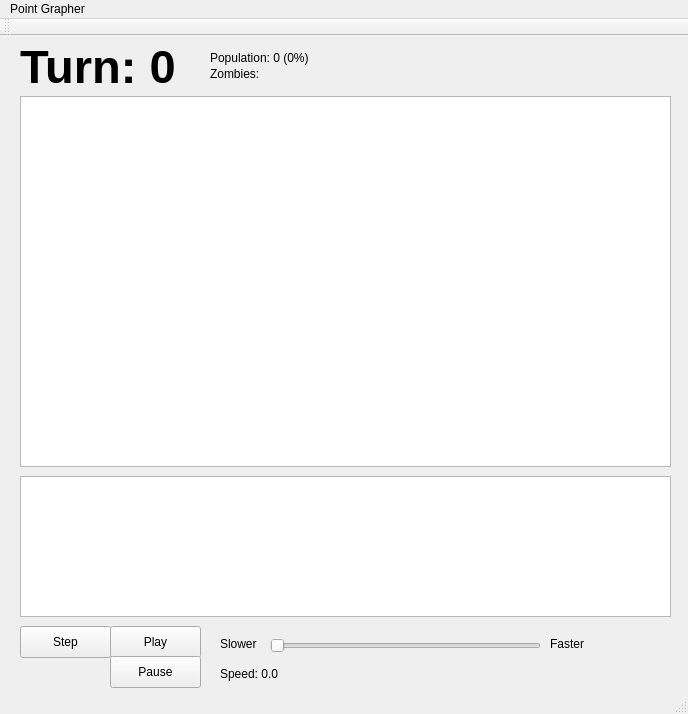
<?xml version="1.0" encoding="UTF-8"?>
<ui version="4.0">
 <class>Plot</class>
 <widget class="QMainWindow" name="Plot">
  <property name="geometry">
   <rect>
    <x>0</x>
    <y>0</y>
    <width>688</width>
    <height>714</height>
   </rect>
  </property>
  <property name="windowTitle">
   <string>GAME</string>
  </property>
  <widget class="QWidget" name="centralWidget">
   <widget class="QGraphicsView" name="MainPlot">
    <property name="geometry">
     <rect>
      <x>20</x>
      <y>60</y>
      <width>651</width>
      <height>371</height>
     </rect>
    </property>
    <property name="verticalScrollBarPolicy">
     <enum>Qt::ScrollBarAlwaysOff</enum>
    </property>
    <property name="horizontalScrollBarPolicy">
     <enum>Qt::ScrollBarAlwaysOff</enum>
    </property>
    <property name="sizeAdjustPolicy">
     <enum>QAbstractScrollArea::AdjustToContents</enum>
    </property>
   </widget>
   <widget class="QPushButton" name="stepButton">
    <property name="geometry">
     <rect>
      <x>20</x>
      <y>590</y>
      <width>91</width>
      <height>32</height>
     </rect>
    </property>
    <property name="text">
     <string>Step</string>
    </property>
   </widget>
   <widget class="QPushButton" name="playButton">
    <property name="geometry">
     <rect>
      <x>110</x>
      <y>590</y>
      <width>91</width>
      <height>32</height>
     </rect>
    </property>
    <property name="text">
     <string>Play</string>
    </property>
   </widget>
   <widget class="QPushButton" name="pauseButton">
    <property name="geometry">
     <rect>
      <x>110</x>
      <y>620</y>
      <width>91</width>
      <height>32</height>
     </rect>
    </property>
    <property name="text">
     <string>Pause</string>
    </property>
   </widget>
   <widget class="QSlider" name="speedSlider">
    <property name="geometry">
     <rect>
      <x>270</x>
      <y>600</y>
      <width>271</width>
      <height>20</height>
     </rect>
    </property>
    <property name="autoFillBackground">
     <bool>false</bool>
    </property>
    <property name="minimum">
     <number>1</number>
    </property>
    <property name="maximum">
     <number>10</number>
    </property>
    <property name="orientation">
     <enum>Qt::Horizontal</enum>
    </property>
   </widget>
   <widget class="QLabel" name="slower">
    <property name="geometry">
     <rect>
      <x>220</x>
      <y>600</y>
      <width>41</width>
      <height>16</height>
     </rect>
    </property>
    <property name="text">
     <string>Slower</string>
    </property>
   </widget>
   <widget class="QLabel" name="faster">
    <property name="geometry">
     <rect>
      <x>550</x>
      <y>600</y>
      <width>59</width>
      <height>16</height>
     </rect>
    </property>
    <property name="text">
     <string>Faster</string>
    </property>
   </widget>
   <widget class="QLabel" name="speedLabel">
    <property name="geometry">
     <rect>
      <x>220</x>
      <y>630</y>
      <width>311</width>
      <height>16</height>
     </rect>
    </property>
    <property name="text">
     <string>Speed: 0.0</string>
    </property>
   </widget>
   <widget class="QGraphicsView" name="GraphPlot">
    <property name="geometry">
     <rect>
      <x>20</x>
      <y>440</y>
      <width>651</width>
      <height>141</height>
     </rect>
    </property>
    <property name="verticalScrollBarPolicy">
     <enum>Qt::ScrollBarAlwaysOff</enum>
    </property>
    <property name="horizontalScrollBarPolicy">
     <enum>Qt::ScrollBarAlwaysOff</enum>
    </property>
    <property name="sizeAdjustPolicy">
     <enum>QAbstractScrollArea::AdjustToContents</enum>
    </property>
   </widget>
   <widget class="QLabel" name="zombieLabel">
    <property name="geometry">
     <rect>
      <x>210</x>
      <y>30</y>
      <width>111</width>
      <height>16</height>
     </rect>
    </property>
    <property name="text">
     <string>Zombies: </string>
    </property>
   </widget>
   <widget class="QLabel" name="popLabel">
    <property name="geometry">
     <rect>
      <x>210</x>
      <y>10</y>
      <width>151</width>
      <height>24</height>
     </rect>
    </property>
    <property name="lineWidth">
     <number>5</number>
    </property>
    <property name="text">
     <string>Population: 0 (0%)</string>
    </property>
   </widget>
   <widget class="QLabel" name="turnLabel">
    <property name="geometry">
     <rect>
      <x>20</x>
      <y>-10</y>
      <width>171</width>
      <height>81</height>
     </rect>
    </property>
    <property name="font">
     <font>
      <pointsize>35</pointsize>
      <weight>75</weight>
      <italic>false</italic>
      <bold>true</bold>
      <underline>false</underline>
      <strikeout>false</strikeout>
     </font>
    </property>
    <property name="text">
     <string>Turn: 0</string>
    </property>
   </widget>
  </widget>
  <widget class="QMenuBar" name="menuBar">
   <property name="geometry">
    <rect>
     <x>0</x>
     <y>0</y>
     <width>688</width>
     <height>22</height>
    </rect>
   </property>
   <widget class="QMenu" name="menuPoint_Grapher">
    <property name="title">
     <string>Point Grapher</string>
    </property>
   </widget>
   <addaction name="menuPoint_Grapher"/>
  </widget>
  <widget class="QToolBar" name="mainToolBar">
   <attribute name="toolBarArea">
    <enum>TopToolBarArea</enum>
   </attribute>
   <attribute name="toolBarBreak">
    <bool>false</bool>
   </attribute>
  </widget>
  <widget class="QStatusBar" name="statusBar"/>
 </widget>
 <layoutdefault spacing="6" margin="11"/>
 <resources/>
 <connections/>
</ui>
